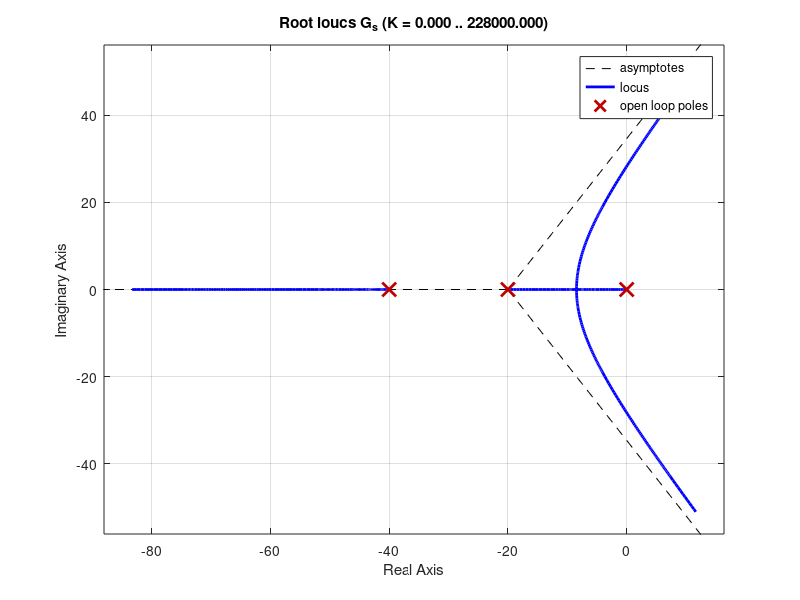

Recreate this plot in MATLAB. (Note: this script raises an error after producing the figure.)
clc; clear; close all;
format compact;

% Calculating rootlocus
s = tf('s');
G_s = 1/(s*(s+20)*(s+40));
rlocus(G_s);
zeta= 0.455;
omega = 0;
sgrid(zeta, omega);   
%axis([-6, 6, -6, 6]);
[k, poles] = rlocfind(G_s)

%% Finding G_new and k1
close all; clc;
k=8.8946e+03;

H_s = (s+10)/(s+40.23);
G_new = G_s*H_s;
rlocus(G_new);
zeta= 0.455;
omega = 0;
sgrid(zeta, omega);   
axis([-50,50 ,-50 , 50]);
[k1, poles1] = rlocfind(G_new)
%k1 = 2.1237e+03;



%% Finding response
close all;
k1 =  4.0238e+04;
t = 0:.01:5;
f_s = feedback(k1*G_new,1);

f_s2 = feedback(k*G_s,1);

figure,step(f_s,t);
hold on
step(f_s2,t);
